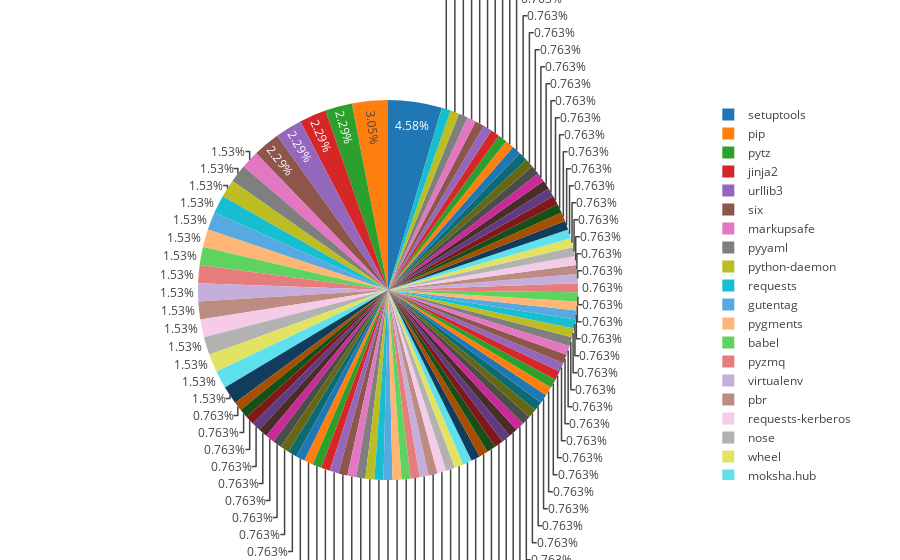

Notebook code for this chart:
### Code cell
# Or a pie chart

query_result.plot_pie()

### Figure 1 — Plotly figure (JSON) as saved in the notebook; plotly's stock layout.template omitted (floating-point values rounded to 4 significant figures)
{"data": [{"labels": ["tzlocal", "pycparser", "markupsafe", "redis", "fedmsg", "pyasn1-modules", "stomper", "moksha.common", "lxml", "docutils", "m2crypto", "werkzeug", "click", "sqlalchemy", "pyyaml", "prettytable", "boto3", "pyliblzma", "pygithub", "idna", "decorator", "python-daemon", "headers.dist", "cffi", "extras", "pyasn1", "requests", "kerberos", "gutentag", "pyopenssl", "characteristic", "selenium", "txws", "kitchen", "pygments", "botocore", "twisted", "beaker-common", "jenkinsapi", "jenkins-job-builder", "generatejob2", "babel", "stevedore-examples", "pytz", "pyjwt", "daiquiri", "iniparse", "kobo", "arrow", "python-dateutil", "setuptools", "shipshift", "docopt", "pip", "pyzmq", "certifi", "errata-tool", "service-identity", "rfc5424-logging-handler", "cryptography", "zope.interface", "daemon", "jinja2", "virtualenv", "beaker-client", "mock", "gear", "gyp", "pbr", "stevedore-examples2", "smartcols", "stomp.py", "simple.dist", "requests-kerberos", "xmltodict", "urllib3", "nose", "coverage", "six", "stevedore", "python-jenkins", "asn1crypto", "wheel", "nose-cov", "jsonpath-rw", "moksha.hub", "futures", "prometheus-client", "cov-core", "jmespath", "sphinx", "chardet", "lockfile", "s3transfer", "subscription-manager", "complex-dist", "fasteners", "pillow", "pyxattr", "python-qpid-proton"], "type": "pie", "uid": "b9a6070a-c7af-11e8-bd95-5c514fad9463", "values": [1, 1, 2, 1, 1, 1, 1, 1, 1, 1, 1, 1, 1, 1, 2, 1, 1, 1, 1, 1, 1, 2, 1, 1, 1, 1, 2, 1, 2, 1, 1, 1, 1, 1, 2, 1, 1, 1, 1, 1, 1, 2, 1, 3, 1, 1, 1, 1, 1, 1, 6, 1, 1, 4, 2, 1, 1, 1, 1, 1, 1, 1, 3, 2, 1, 1, 1, 1, 2, 1, 1, 1, 1, 2, 1, 3, 2, 1, 3, 1, 1, 1, 2, 1, 1, 2, 1, 1, 1, 1, 1, 2, 1, 1, 1, 1, 1, 1, 1, 1]}], "layout": {}}
